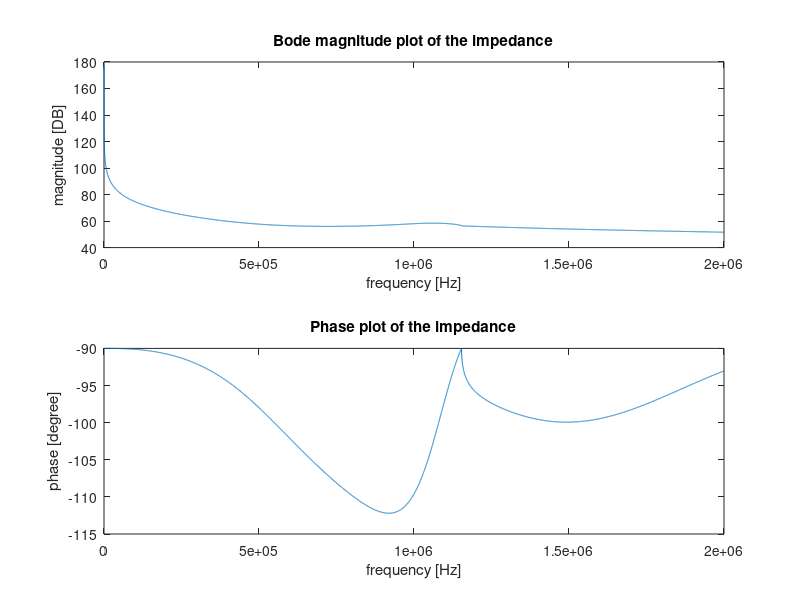
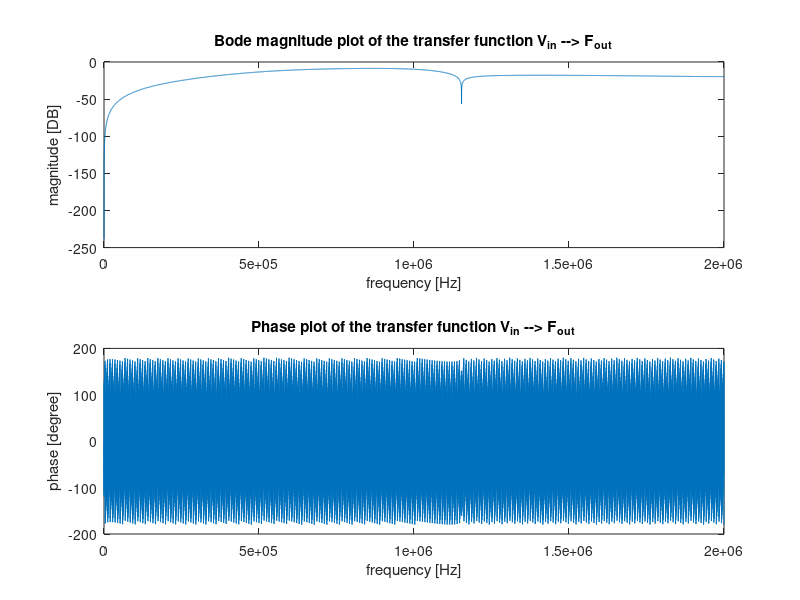
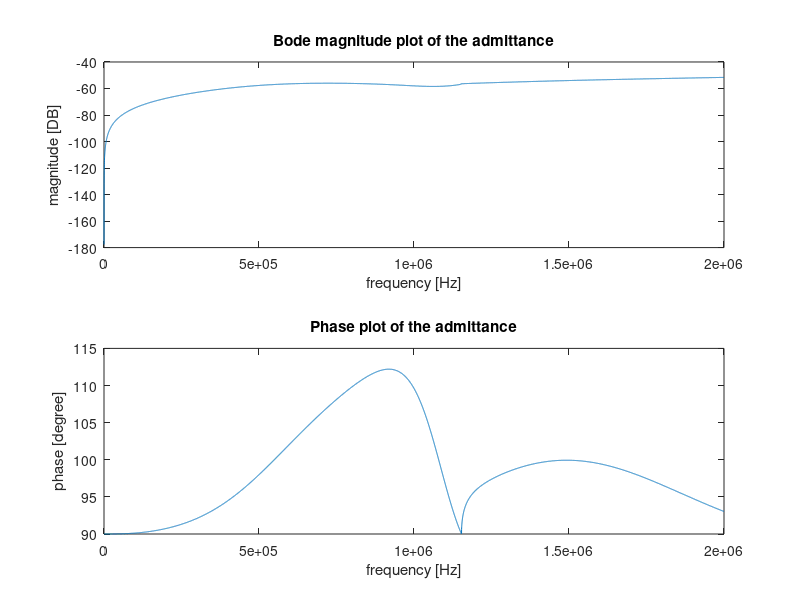
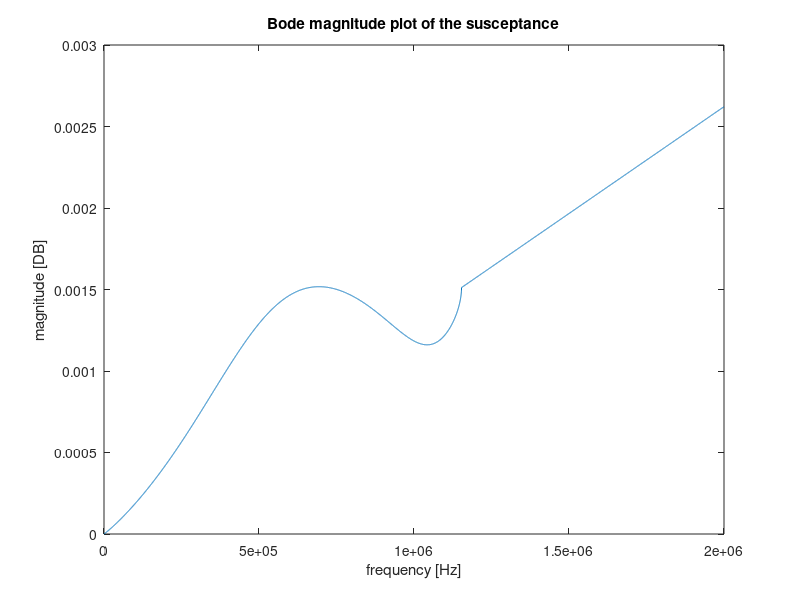

Reproduce these figures in MATLAB, in order.
close all;
clear all;
clc;
%% Parameter initialization

j = 1i;                                                                     % imaginary value
f = linspace(10000,2*10^6,10000);                                                               % operating frequency [Hz]
omega = 2*pi*f;                                                             % operating frequency [rad/s] 
c_33 = 16.6*10^10;                                                          % Elastic compliance coefficient
c_n = c_33;                                                                 % Comes from the multilayer paper.
rho_n = 7.8*10^3;                                                           % density of the piezoelectric disc.
v_n = sqrt(c_n/rho_n);                                                      % wave speed of compressional waves in the piezoelectric plate
c_mn = v_n;                                                                 % sound velocity.
d_n = 2*10^-3;                                                              % thickness of the piezoelectric plate.
l_mn = d_n;                                                                 % thickness according to Sittig schwanzel.
f_mn = c_mn/(2*l_mn);                                                       % some specific frequency I guess.
%f_backing = c_backing/(2*l_backing);


gamma = pi*f*d_n;                                                    % 
eps_0=8.854*10^-12;          
eps_33=1200*eps_0;
s_33 = 14.2*10^-12;
d_33 = 265*10^-12;
h_33 = d_33/(s_33*eps_33);

k_n_squared = 0.66^2;
k_squared = k_n_squared;
gamma_sinus = sin(gamma);
s_intermediate = k_squared.*gamma_sinus;
s = s_intermediate./gamma;
%gamma_mn = [pi*f/f_mn pi*f/f_backing];
r = 2.5*10^-3; 
S = pi*r^2;
C_0= S*eps_33/(d_n);
Z_0 = rho_n*v_n*S;
omega_mn = 2*pi*f_mn;
Z_mn = Z_0;
phi = sqrt(k_squared)*sqrt(omega_mn*c_mn*Z_mn/pi);
gamma_cosinus = ones(1,length(gamma)) - cos(gamma);
c_intermediate = k_squared .* gamma_cosinus;
c = c_intermediate./gamma;
A_mn = S;
Q_mn = rho_n;
Z_mn = A_mn * Q_mn; 

rho_Back = 7850;
c_Back = 3230;
r_Back = 2.5*10^-3;
S_Back = pi*r_Back^2;
Z_Back = rho_Back*c_Back*S_Back;  
Z_NB = Z_Back;       % not sure about this! As NB is the final layer, but front or back??

c_fluid = 1300;
Kin_Vis=32*10^-6; 




%% 4 port model matrix


% T_11 = (cos(gamma) - s)./(1-s);
% T_12 = (j*Z_0*(sin(gamma) - 2*c))./(1-s);
% cosinus_gamma = cos(gamma)-1;
% T_13 = -cosinus_gamma.*phi./(1-s);
% T_14 = 0;
% T_21 = (j*sin(gamma))./(Z_0*(1-s));
% T_22 = (cos(gamma) - s)./(1-s);
% T_23 = -(j*phi.*sin(gamma))./(1-s);
% T_24 = 0;
% T_31 = 0;
% T_32 = 0;
% T_33 = 1;
% T_34 = 0;
% T_41_intermediate = -(j*sin(gamma))./(Z_0*(1-s));
% T_41 = T_41_intermediate .* phi;
% T_42 = -((cos(gamma) - 1).*phi)./(1-s);
% T_43 = (j*omega*C_0)./(1-s);
% T_44 = 1;
% 
% Tn = zeros(4*length(f),4);
% 
% for hh = 1:length(f)
%     row1 = 4*hh - 3;
%     row2 = 4*hh - 2;
%     row3 = 4*hh - 1;
%     row4 = 4*hh;
%     rows = [row1 row2 row3 row4];
%     Tn(rows(1):rows(4),1:4) =[T_11(hh) T_12(hh) T_13(hh) T_14; ...
%                     T_21(hh) T_22(hh) T_23(hh) T_24; ...
%                     T_31 T_32 T_33 T_34; ...
%                     T_41(hh) T_42(hh) T_43(hh) T_44];
% end
% 
% r_copper = 2.5*10^-3;
% A_copper = pi*r_copper^2;
% rho_copper = 8920;
% c_copper = 3570;
% d_copper = 0.5*10^-3;
% v_copper = sqrt(c_copper/rho_copper);
% 
% Z_copper = A_copper*rho_copper*c_copper;
% gamma_copper = 0;
% 
% A_copper = [cos(gamma_copper) j*Z_copper*sin(gamma_copper); ...
%     (j*sin(gamma_copper))/Z_copper cos(gamma_copper)];
% A_E = 1;
% B_E = 0;
% C_E = 0;
% D_E = 1;
% 
% T_intermediate_copper = [A_copper(1,1) A_copper(1,2) 0 0; ...
%                   A_copper(2,1) A_copper(2,2) 0 0; ...
%                   0 0 A_E B_E; ...
%                   0 0 C_E D_E];
%                             
% rho_FP = 7850;
% r_FP = 4.5*10^-3;
% c_FP = 3230;
% S_FP = pi*r_FP^2;
% d_FP = 0.5*10^-3;
% v_FP = sqrt(c_FP/rho_FP);
% 
% Z_FP = rho_FP*c_FP*S_FP;
% gamma_FP = pi*f*d_FP;
% 
% A_E_FP = 1;
% B_E_FP = 1./(omega*1400*eps_0*S_FP/d_FP);
% C_E_FP = 0;
% D_E_FP = 1;
% 
% A_FP = zeros(2*length(f),2);
% T_intermediate_FP = zeros(4*length(f),4);
% 
% for ee = 1:length(f)
%     row1 = 4*ee - 3;
%     row2 = 4*ee - 2;
%     row3 = 4*ee - 1;
%     row4 = 4*ee;
%     rows = [row1 row2 row3 row4];
% A_FP(rows(1):rows(2),1:2) = [cos(gamma_FP(ee)) j*Z_FP*sin(gamma_FP(ee)); ...
%     (j*sin(gamma_FP(ee)))/Z_FP cos(gamma_FP(ee))];
% A_FP_now = A_FP(rows(1):rows(2),1:2);
% T_intermediate_FP(rows(1):rows(4),1:4) = [A_FP_now(1,1) A_FP_now(1,2) 0 0; ...
%                     A_FP_now(2,1) A_FP_now(2,2) 0 0; ...
%                     0 0 A_E_FP B_E_FP(ee);
%                     0 0 C_E_FP D_E_FP];
% end
% 
% T = zeros(4*length(f),4);
% T_11 = zeros(length(f),1);
% T_12 = zeros(length(f),1);
% T_13 = zeros(length(f),1);
% T_14 = zeros(length(f),1);
% T_21 = zeros(length(f),1);
% T_22 = zeros(length(f),1);
% T_23 = zeros(length(f),1);
% T_24 = zeros(length(f),1);
% T_31 = zeros(length(f),1);
% T_32 = zeros(length(f),1);
% T_33 = zeros(length(f),1);
% T_34 = zeros(length(f),1);
% T_41 = zeros(length(f),1);
% T_42 = zeros(length(f),1);
% T_43 = zeros(length(f),1);
% T_44 = zeros(length(f),1);
% 
% for tt = 1:length(f)
%     row1 = 4*tt - 3;
%     row2 = 4*tt - 2;
%     row3 = 4*tt - 1;
%     row4 = 4*tt;
%     rows = [row1 row2 row3 row4];
% T(rows(1):rows(4),1:4) = Tn(rows(1):rows(4),1:4)*Tn(rows(1):rows(4),1:4)* T_intermediate_copper^2 * T_intermediate_FP(rows(1):rows(4),1:4);
% T = T(rows(1):rows(4),1:4);
% T_11(tt)=Tn(1,1);
% T_12(tt)=Tn(1,2);
% T_13(tt)=Tn(1,3);
% T_14(tt)=Tn(1,4);
% T_21(tt)=Tn(2,1);
% T_22(tt)=Tn(2,2);
% T_23(tt)=Tn(2,3);
% T_24(tt)=Tn(2,4);
% T_31(tt)=Tn(3,1);
% T_32(tt)=Tn(3,2);
% T_33(tt)=Tn(3,3);
% T_34(tt)=Tn(3,4);
% T_41(tt)=Tn(4,1);
% T_42(tt)=Tn(4,2);
% T_43(tt)=Tn(4,3);
% T_44(tt)=Tn(4,4);
% 
% end

%% parameters

f = linspace(1,2*10^6,10000);
omega = 2*pi*f;
N = 2;
j = 1i;
C_s = S*eps_33/d_n;
h = h_33;
Z = S*rho_n*v_n;
Z_inv = 1/Z;
theta = omega*d_n/v_n;
k = 0.66;
sigma = k^2./theta;
phi = acos((cos(theta)-sigma.*sin(theta))./(1-sigma.*sin(theta)));
R = (sqrt(sin(theta)-2*sigma.*(1-cos(theta))))./sin(theta);
R_inv = 1./R;



T_11 = cos(N*phi);
T_12 = -j*Z*R.*sin(N*phi);
T_13 = -h*C_s*tan(0.5*phi).*sin(N*phi);
T_14 = 0;
T_21 = -j*Z_inv*R_inv.*sin(N*phi);
T_22 = cos(N*phi);
T_23 = -j*h*C_s*Z_inv*R_inv.*tan(0.5*phi).*(cos(N*phi)-(-1)^N);
T_24 = 0;
T_31 = 0;
T_32 = 0;
T_33 = (-1)^N;
T_34 = 0;
T_41 = -j*h*C_s*Z_inv*R_inv.*tan(0.5*phi).*(cos(N*phi)-(-1)^N);
T_42 = -h*C_s*tan(0.5*phi).*sin(N*phi);
T_43 = j*((N*(-1)^N)*(1+2*sigma.*R_inv.*tan(0.5*phi))+sigma.*R_inv.*((tan(0.5*phi)).^2).*sin(N*phi)).*omega*C_s;
T_44 = (-1)^N;


%% Front and back layers (loaded impedance)

rho_H = 7860;
r_H = 2.5*10^-3;
c_H = 3230;
S_H = pi*r_H^2;
d_H = 3.25*10^-3;
v_H = sqrt(c_H/rho_H);
gamma_H = pi*f*d_H;
Z_H = rho_H*c_H*S_H;

A_H = zeros(2*length(f),2);

for i = 1:length(omega)
    entry1 = 2*i - 1;
    entry2 = 2*i;
A_H(entry1:entry2,1:2) = [cos(gamma_H(i)) j*Z_H*sin(gamma_H(i)); ...
    (j*sin(gamma_H(i)))/Z_H cos(gamma_H(i))];
end

rho_B = 7860;
r_B = 2.5*10^-3;
c_B = 3230;
S_B = pi*r_B^2;
d_B = 20*10^-3;
v_B = sqrt(c_H/rho_H);
gamma_B = pi*f*d_B;
Z_B = rho_H*c_H*S_H;

A_B = zeros(2*length(f),2);

for ii = 1:length(omega)
    entry1 = 2*ii - 1;
    entry2 = 2*ii;
A_B(entry1:entry2,1:2) = [cos(gamma_B(ii)) j*Z_B*sin(gamma_B(ii)); ...
    (j*sin(gamma_B(ii)))/Z_B cos(gamma_B(ii))];
end

Z_b = zeros(length(f),1);
A_m = zeros(2*length(f),2);

for j = 1:length(f)
    entry1 = 2*j - 1;
    entry2 = 2*j;
    entries = [entry1 entry2];
A_H1 = A_H(entries(1):entries(2),1:2);
A_B1 = A_B(entries(1):entries(2),1:2);
A_m(entries(1):entries(2),1:2) = A_H1*A_B1;
A_b = A_B(entry1,1);
B_b = A_B(entry1,2);
C_b = A_B(entry2,1);
D_b = A_B(entry2,2);
Z_b(j) = (A_b*Z_B + B_b)/(C_b*Z_B + D_b);
end

%% 2x2 matrices for parallel connection of piezoelectric layers

A_c = zeros(length(f),1);
B_c = zeros(length(f),1);
C_c = zeros(length(f),1);
D_c = zeros(length(f),1);

for jj = 1:length(omega)
A_c(jj) = T_31 - T_33*(T_21(jj)*Z_b(jj) + T_11(jj))/(T_23(jj)*Z_b(jj) + T_13(jj));
B_c(jj) = T_32 - T_33*(T_22(jj)*Z_b(jj) + T_12(jj))/(T_23(jj)*Z_b(jj) + T_13(jj));
C_c(jj) = T_41(jj) - T_43(jj)*(T_21(jj)*Z_b(jj) + T_11(jj))/(T_23(jj)*Z_b(jj) + T_13(jj));
D_c(jj) = T_42(jj) - T_43(jj)*(T_22(jj)*Z_b(jj) + T_12(jj))/(T_23(jj)*Z_b(jj) + T_13(jj));
end

A_C = zeros(2*length(f),2);

for x = 1:length(f)
    entry1 = 2*x - 1;
    entry2 = 2*x;
A_C(entry1:entry2,1:2) = [A_c(x) B_c(x); C_c(x) D_c(x)];
end

%% Final 2x2 matrix of Piezo stack

A_ps = zeros(2*length(f),2);
A = zeros(length(f),1);
B = zeros(length(f),1);
C = zeros(length(f),1);
D = zeros(length(f),1);

for rr = 1:length(f)
entry1 = 2*rr - 1;
entry2 = 2*rr;

A_ps(entry1:entry2,1:2) = A_C(entry1:entry2,1:2)*A_m(entry1:entry2,1:2);
A_ps_now = A_ps(entry1:entry2,1:2);
A(rr) = A_ps_now(1,1);
B(rr) = A_ps_now(1,2);
C(rr) = A_ps_now(2,1);
D(rr) = A_ps_now(2,2);
end


%% Sensitivity Functions

Z_E = zeros(length(omega),1);
V_IL = zeros(length(omega),1);

for a = 1:length(f)
Z_E(a) = (A(a)*Z_H + B(a))/(C(a)*Z_H + D(a));            % electrical input impedance
V_IL(a) = Z_H/(A(a)*Z_H + B(a));                         % voltage transfer ratio between input voltage and output force
end

admittance = 1./Z_E;
susceptance = imag(admittance);
phase_admittance = rad2deg(angle(admittance));
mag_admittance = 20*log10(abs(admittance));

phase_impedance = rad2deg(angle(Z_E));
phase_tf = rad2deg(angle(V_IL));
mag_impedance = 20*log10(abs(Z_E));
mag_tf = 20*log10(abs(V_IL));

%[pks1 ind1] = findpeaks(mag_impedance,'MinPeakDistance',5000,'MinPeakProminence',0.01);
%plot(f(ind1),pks1,'or'); hold on; plot(f(ind),pks,'or'); hold on;
figure
subplot(2,1,1); plot(f,mag_impedance); title('Bode magnitude plot of the impedance'); ...
    xlabel('frequency [Hz]'); ylabel('magnitude [DB]'); 
subplot(2,1,2); plot(f,phase_impedance); title('Phase plot of the impedance'); ...
    xlabel('frequency [Hz]'); ylabel('phase [degree]');


% [pks ind] = findpeaks(mag_tf,'MinPeakDistance',5000,'MinPeakProminence',0.01);

figure
subplot(2,1,1);  plot(f,mag_tf); title('Bode magnitude plot of the transfer function V_{in} --> F_{out}'); ...
    xlabel('frequency [Hz]'); ylabel('magnitude [DB]');
subplot(2,1,2); plot(f,phase_tf); title('Phase plot of the transfer function V_{in} --> F_{out}'); ...
    xlabel('frequency [Hz]'); ylabel('phase [degree]');

figure
subplot(2,1,1); plot(f,mag_admittance); title('Bode magnitude plot of the admittance'); ...
    xlabel('frequency [Hz]'); ylabel('magnitude [DB]');
subplot(2,1,2); plot(f,phase_admittance); title('Phase plot of the admittance'); ...
    xlabel('frequency [Hz]'); ylabel('phase [degree]');

figure
plot(f,susceptance); title('Bode magnitude plot of the susceptance'); ...
    xlabel('frequency [Hz]'); ylabel('magnitude [DB]');







    
    